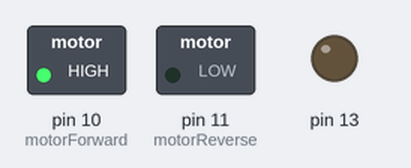
The sketch below on a simulated Arduino Uno, built with avr-gcc and run on an emulated ATmega328P. Parts: switched loads named in the sketch (green lamp = pin HIGH), output pins drawn as LEDs (lit = HIGH).

Above: at 0.1 s.
Timing chart, 0 to 1.6 s (numbered marks = the images above):
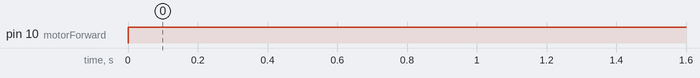

Measured:
- by itself, pin 10 (motorForward): LOW → HIGH at 0.00 s

The sketch:

test.ino
```cpp
enum motorDirection {
    FORWARD,
    REVERSE,
    STOP
};

enum motorPins {
    motorForward = 10,
    motorReverse = 11,
};
void setup(){
    pinMode(motorForward, OUTPUT);
    pinMode(motorReverse, OUTPUT);
    pinMode(13, OUTPUT);
}

void changeMotorDirection(motorDirection direction){
    if (direction == FORWARD){
        digitalWrite(motorReverse, LOW);
        digitalWrite(motorForward, HIGH);
    } else if (direction == REVERSE){
        digitalWrite(motorForward, LOW);
        digitalWrite(motorReverse, HIGH);
    } else if (direction == STOP){
        digitalWrite(motorForward, LOW);
        digitalWrite(motorReverse, LOW);
    }
}


void loop() {
    digitalWrite(motorReverse, LOW);
    digitalWrite(motorForward, HIGH);
    delay(1000);
}
```
